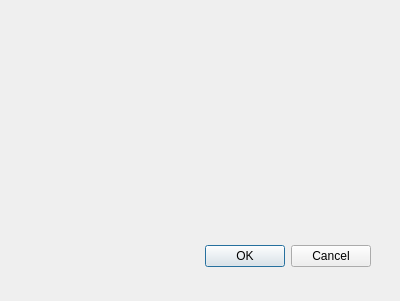
<?xml version="1.0" encoding="UTF-8"?>
<ui version="4.0">
 <class>Dialog</class>
 <widget class="QDialog" name="Dialog">
  <property name="geometry">
   <rect>
    <x>0</x>
    <y>0</y>
    <width>400</width>
    <height>301</height>
   </rect>
  </property>
  <property name="windowTitle">
   <string>Dialog</string>
  </property>
  <widget class="QDialogButtonBox" name="buttonBox">
   <property name="geometry">
    <rect>
     <x>30</x>
     <y>240</y>
     <width>341</width>
     <height>32</height>
    </rect>
   </property>
   <property name="orientation">
    <enum>Qt::Horizontal</enum>
   </property>
   <property name="standardButtons">
    <set>QDialogButtonBox::Cancel|QDialogButtonBox::Ok</set>
   </property>
  </widget>
 </widget>
 <resources/>
 <connections>
  <connection>
   <sender>buttonBox</sender>
   <signal>accepted()</signal>
   <receiver>Dialog</receiver>
   <slot>accept()</slot>
   <hints>
    <hint type="sourcelabel">
     <x>248</x>
     <y>254</y>
    </hint>
    <hint type="destinationlabel">
     <x>157</x>
     <y>274</y>
    </hint>
   </hints>
  </connection>
  <connection>
   <sender>buttonBox</sender>
   <signal>rejected()</signal>
   <receiver>Dialog</receiver>
   <slot>reject()</slot>
   <hints>
    <hint type="sourcelabel">
     <x>316</x>
     <y>260</y>
    </hint>
    <hint type="destinationlabel">
     <x>286</x>
     <y>274</y>
    </hint>
   </hints>
  </connection>
 </connections>
</ui>
